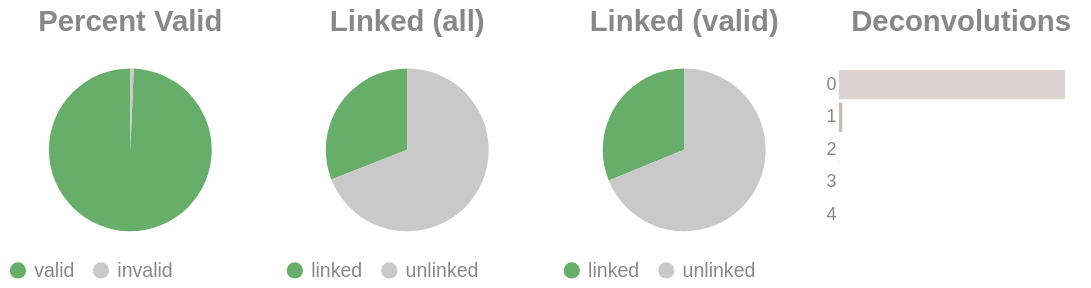

Notebook cell for this chart:
### Code cell
if SKIPLR:
    pass
else:
    clash = Counter()
    for i in valids['molecule'].to_list():
        _mol = i.split("-")
        if len(_mol) == 1:
            clash.update('0')
        else:
            clash.update(_mol[-1])

    _d = {"deconvolutions": [], 'count': []}
    for k,v in clash.items():
        _d['deconvolutions'].append(k)
        _d['count'].append(v)

    tot_valid = valids['reads'].sum()
    mask = valids['reads'] >= 2
    n_linked_reads = valids.filter(mask)['reads'].sum()
    if n_linked_reads == 0:
        print_html("No linked molecules (>=2 reads) were detected; skipping linked-only distributions.")
        SKIPLR = True
    else:
        perc_valid = round(tot_valid / n_reads, 4)
        linked_perc_abs = round(n_linked_reads / n_reads, 4)
        linked_perc = round(n_linked_reads / tot_valid, 4)

    _valid = pl.DataFrame({"valids": ['valid', 'invalid'], "count": [tot_valid, n_reads - tot_valid]})
    _linked_abs = pl.DataFrame({"linked (absolute)": ['linked', 'unlinked'], "count": [n_linked_reads, n_reads - n_linked_reads]})
    _linked_rel = pl.DataFrame({"linked (valids)": ['linked', 'unlinked'], "count": [n_linked_reads, tot_valid - n_linked_reads]})

    (
        alt.hconcat(
            piechart(_valid, goodval = 'valid', title = "Percent Valid"),
            piechart(_linked_abs, goodval = "linked", title =  "Linked (all)"),
            piechart(_linked_rel, goodval = "linked", title =  "Linked (valid)"),
            convolutionbar(pl.DataFrame(_d), title = "Deconvolutions"),
            center = True,
            bounds = 'flush'
        )
        .resolve_scale(color='independent')
        .resolve_legend('independent')
        .properties(usermeta={'embedOptions': {"actions": False}})
    ).display()

### Figure 1 — Vega-Lite specification as saved in the notebook (floating-point values rounded to 4 significant figures)
{"width": "container", "height": 400, "config": {"title": {"anchor": "start", "dy": -15, "fontSize": 18, "color": "#888888", "subtitleColor": "#888888", "subtitleFontSize": 14}, "arc": {"fill": "#0072B2"}, "axis": {"domainColor": "#888888", "domainWidth": 0.5, "gridWidth": 0.2, "grid": false, "titleFontWeight": 400, "titleFontSize": 15, "labelFontSize": 11, "labelColor": "#888888", "tickColor": "#888888", "tickWidth": 0.2, "titleColor": "#888888"}, "axisBand": {"grid": false}, "axisX": {"grid": true, "tickSize": 10, "domainCap": "round"}, "axisY": {"domain": false, "grid": true, "tickSize": 0, "domainCap": "round"}, "background": "transparent", "header": {"labelFontSize": 15, "labelColor": "#888888", "titleFontSize": 15, "titleFontWeight": 600, "titleColor": "#888888"}, "legend": {"labelFont": "sans-serif", "labelFontSize": 12, "labelColor": "#888888", "symbolSize": 100, "symbolType": "circle", "titleFontSize": 12, "titlePadding": 10, "titleColor": "#888888", "title": null}, "range": {"category": ["#E69F00", "#56B4E9", "#009E73", "#F0E442", "#0072B2", "#D55E00", "#CC79A7", "#000000"], "diverging": ["#cfe8f3", "#a2d4ec", "#73bfe2", "#46abdb", "#1696d2", "#12719e"]}, "area": {"fill": "#0072B2", "fillOpacity": 0.7, "line": true, "strokeOpacity": 0.7}, "line": {"color": "#0072B2", "stroke": "#0072B2", "strokeWidth": 2}, "trail": {"color": "#0072B2", "stroke": "#0072B2", "strokeWidth": 0, "size": 1}, "point": {"filled": true, "fillOpacity": 1.0, "size": 95}, "text": {"color": "#888888", "fontSize": 11, "align": "right", "fontWeight": 400, "size": 11}, "bar": {"fill": "#0072B2", "stroke": null}, "view": {"stroke": null, "continuousWidth": 660, "continuousHeight": 400}}, "hconcat": [{"data": {"name": "data-adc124e73110512bfecc4d48ab6b979a"}, "mark": {"type": "arc"}, "encoding": {"color": {"field": "valids", "legend": {"orient": "bottom", "title": null}, "scale": {"domain": ["valid", "invalid"], "range": ["#68ae6b", "#C9C9C9"]}, "title": "Valids", "type": "nominal"}, "theta": {"field": "count", "type": "quantitative"}, "tooltip": [{"field": "valids", "title": "Valids", "type": "ordinal"}, {"field": "percent", "format": ".2%", "title": "Percent", "type": "quantitative"}, {"field": "count", "title": "Count", "type": "quantitative"}]}, "height": 100, "title": {"text": "Percent Valid", "align": "center", "anchor": "middle"}, "transform": [{"calculate": "datum.count / 1853687", "as": "percent"}], "width": 150}, {"data": {"name": "data-4462d3b6a322d4b803d2d0b83fb92392"}, "mark": {"type": "arc"}, "encoding": {"color": {"field": "linked (absolute)", "legend": {"orient": "bottom", "title": null}, "scale": {"domain": ["linked", "unlinked"], "range": ["#68ae6b", "#C9C9C9"]}, "title": "Linked (Absolute)", "type": "nominal"}, "theta": {"field": "count", "type": "quantitative"}, "tooltip": [{"field": "linked (absolute)", "title": "Linked (Absolute)", "type": "ordinal"}, {"field": "percent", "format": ".2%", "title": "Percent", "type": "quantitative"}, {"field": "count", "title": "Count", "type": "quantitative"}]}, "height": 100, "title": {"text": "Linked (all)", "align": "center", "anchor": "middle"}, "transform": [{"calculate": "datum.count / 1853687", "as": "percent"}], "width": 150}, {"data": {"name": "data-78ee61e66720bdac45f01551ece52316"}, "mark": {"type": "arc"}, "encoding": {"color": {"field": "linked (valids)", "legend": {"orient": "bottom", "title": null}, "scale": {"domain": ["linked", "unlinked"], "range": ["#68ae6b", "#C9C9C9"]}, "title": "Linked (Valids)", "type": "nominal"}, "theta": {"field": "count", "type": "quantitative"}, "tooltip": [{"field": "linked (valids)", "title": "Linked (Valids)", "type": "ordinal"}, {"field": "percent", "format": ".2%", "title": "Percent", "type": "quantitative"}, {"field": "count", "title": "Count", "type": "quantitative"}]}, "height": 100, "title": {"text": "Linked (valid)", "align": "center", "anchor": "middle"}, "transform": [{"calculate": "datum.count / 1841132", "as": "percent"}], "width": 150}, {"data": {"name": "data-cc9ebb40bd76482a87442931371f77d1"}, "mark": {"type": "bar"}, "encoding": {"color": {"field": "deconvolutions", "legend": null, "scale": {"scheme": "lightgreyred"}, "type": "nominal"}, "tooltip": [{"field": "deconvolutions", "title": "Deconvolutions", "type": "ordinal"}, {"field": "percent", "format": ".2%", "title": "Percent", "type": "quantitative"}, {"field": "count", "title": "Count", "type": "quantitative"}], "x": {"axis": null, "field": "count", "type": "quantitative"}, "y": {"field": "deconvolutions", "sort": "ascending", "title": null, "type": "nominal"}}, "height": 100, "title": {"text": "Deconvolutions", "align": "center", "anchor": "middle"}, "transform": [{"calculate": "datum.count / 1503006", "as": "percent"}], "width": 150}], "bounds": "flush", "center": true, "resolve": {"legend": {"angle": "independent"}, "scale": {"color": "independent"}}, "usermeta": {"embedOptions": {"actions": false}}, "$schema": "https://vega.github.io/schema/vega-lite/v6.1.0.json", "datasets": {"data-adc124e73110512bfecc4d48ab6b979a": [{"valids": "valid", "count": 1841132}, {"valids": "invalid", "count": 12555}], "data-4462d3b6a322d4b803d2d0b83fb92392": [{"linked (absolute)": "linked", "count": 573116}, {"linked (absolute)": "unlinked", "count": 1280571}], "data-78ee61e66720bdac45f01551ece52316": [{"linked (valids)": "linked", "count": 573116}, {"linked (valids)": "unlinked", "count": 1268016}], "data-cc9ebb40bd76482a87442931371f77d1": [{"deconvolutions": "0", "count": 1479596}, {"deconvolutions": "1", "count": 22650}, {"deconvolutions": "2", "count": 723}, {"deconvolutions": "3", "count": 35}, {"deconvolutions": "4", "count": 2}]}}
